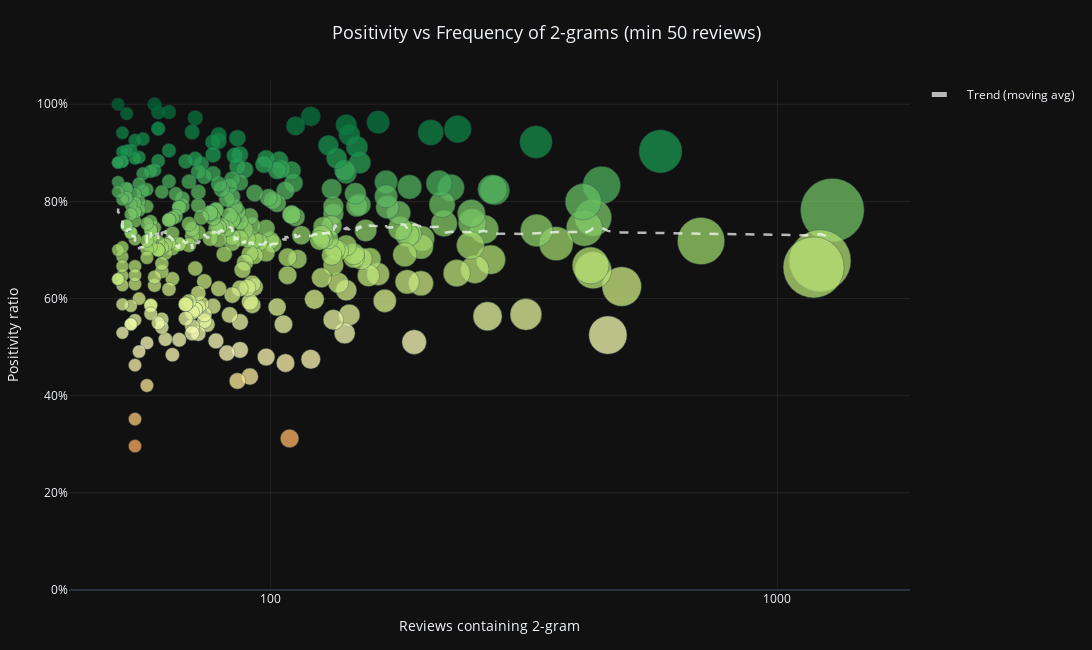

Source (notebook cell):
### Code cell
n = 2
ngram_stats = ngram_sentiment_stats(reviews, min_reviews=50, n=n)
print(f"Dataset contains {len(ngram_stats)} {n}-grams")
scatter_plot(ngram_stats, n)

### Figure 1 — Plotly figure (JSON) as saved in the notebook; plotly's stock layout.template omitted (floating-point values rounded to 4 significant figures; data arrays with more than 128 entries replaced by an {"elided": "..."} marker saying what was removed)
{"data": [{"customdata": {"elided": "340x1 str values"}, "hovertemplate": "Reviews containing 2-gram=%{marker.size:,d}<br>Positivity ratio=%{marker.color:.1%}<br>ngram=%{customdata[0]}<extra></extra>", "legendgroup": "", "marker": {"color": {"elided": "340 float values"}, "coloraxis": "coloraxis", "opacity": 0.75, "size": {"elided": "340 int values"}, "sizemode": "area", "sizeref": 0.6341, "symbol": "circle", "line": {"color": "DarkSlateGray", "width": 0.5}, "sizemin": 6}, "mode": "markers", "name": "", "orientation": "v", "showlegend": false, "x": {"elided": "340 int values"}, "xaxis": "x", "y": {"elided": "340 float values"}, "yaxis": "y", "type": "scatter"}, {"hoverinfo": "skip", "line": {"color": "rgba(255, 255, 255, 0.7)", "dash": "dash", "width": 2.5}, "mode": "lines", "name": "Trend (moving avg)", "showlegend": true, "x": {"elided": "340 int values"}, "y": {"elided": "340 float values"}, "type": "scatter"}], "layout": {"xaxis": {"anchor": "y", "domain": [0.0, 1.0], "title": {"text": "Reviews containing 2-gram", "font": {"size": 14}}, "type": "log", "tickfont": {"size": 12}, "minor": {"dtick": 1, "showgrid": true, "griddash": "dot", "gridcolor": "rgba(255,255,255,0.04)"}, "gridcolor": "rgba(255,255,255,0.08)", "dtick": 1}, "yaxis": {"anchor": "x", "domain": [0.0, 1.0], "title": {"text": "Positivity ratio", "font": {"size": 14}}, "tickfont": {"size": 12}, "tickformat": ".0%", "range": [0, 1.05], "gridcolor": "rgba(255,255,255,0.08)"}, "coloraxis": {"colorbar": {"title": {"text": "Positivity ratio"}}, "colorscale": [[0.0, "rgb(165,0,38)"], [0.1, "rgb(215,48,39)"], [0.2, "rgb(244,109,67)"], [0.3, "rgb(253,174,97)"], [0.4, "rgb(254,224,139)"], [0.5, "rgb(255,255,191)"], [0.6, "rgb(217,239,139)"], [0.7, "rgb(166,217,106)"], [0.8, "rgb(102,189,99)"], [0.9, "rgb(26,152,80)"], [1.0, "rgb(0,104,55)"]], "cmin": 0, "cmax": 1, "showscale": false}, "legend": {"tracegroupgap": 0, "itemsizing": "constant"}, "margin": {"t": 80, "l": 60, "r": 40, "b": 60}, "title": {"font": {"size": 18}, "text": "Positivity vs Frequency of 2-grams (min 50 reviews)", "y": 0.96, "x": 0.5, "xanchor": "center"}, "width": 1100, "height": 650}}
